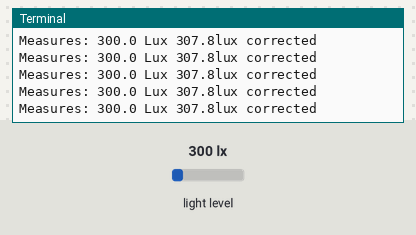
Bench run of a program on a simulated Raspberry Pi (BCM pin numbers). Shown: the last lines printed to the terminal. The inputs (shaded band) are chosen by the test bench; at power-on: light level 300 lx.

Above: at 1.2 s.
1.3 s: light level set to 40 lx
At 1.34 s:
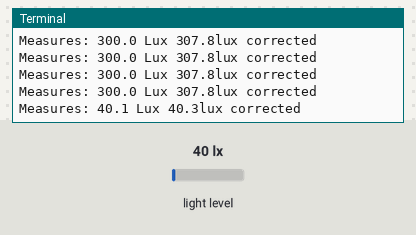
2.8 s: light level set to 500 lx
At 2.81 s:
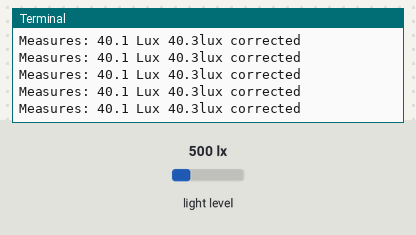
Timing chart, 0 to 5.8 s (numbered marks = the images above; inputs shaded):
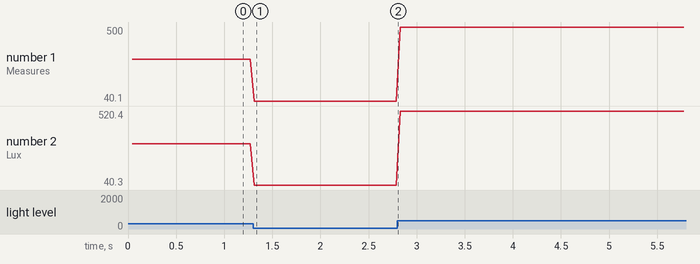

Measured:
- after the input at 1.3 s, the terminal: prints a new line at once (image 1)
- plotted number 1: 300 → 40.1 after the input at 1.3 s, 40.1 → 500 after the input at 2.8 s
- plotted number 2: 307.8 → 40.3 after the input at 1.3 s, 40.3 → 520.4 after the input at 2.8 s

The program:

VEML_7700_test.py
```python
# this program reads sensor VEML6030 and correct non linearity values above 1000 lux
# original code based on veml7700 example of Joe Robidoux.

import smbus
import time

bus = smbus.SMBus(1)

addr = 0x10

#Write registers
als_conf_0 = 0x00
als_WH = 0x01
als_WL = 0x02
pow_sav = 0x03

#Read registers
als = 0x04
white = 0x05
interrupt = 0x06


# These settings will provide the range for the sensor: (0 - 15099 lx)
#
# LSB MSB
confValues = [0x00, 0x18] # 1/4 gain, 100ms IT (Integration Time)


#Reference data sheet Table 1 for configuration settings
#MSB = 00011000 = 18 in hexadecimal ( als gain = 1/4, bits 12:11 = 11 )
#LSB = 00000000 = 00 ( integration time = 100ms, bits 9:6 = 0000 )

interrupt_high = [0x00, 0x00] # Clear values
#Reference data sheet Table 2 for High Threshold

interrupt_low = [0x00, 0x00] # Clear values
#Reference data sheet Table 3 for Low Threshold

power_save_mode = [0x00, 0x00] # Clear values
#Reference data sheet Table 4 for Power Saving Modes

bus.write_i2c_block_data(addr, als_conf_0, confValues)
bus.write_i2c_block_data(addr, als_WH, interrupt_high)
bus.write_i2c_block_data(addr, als_WL, interrupt_low)
bus.write_i2c_block_data(addr, pow_sav, power_save_mode)


while True:
	#The frequency to read the sensor should be set greater than
	# the integration time (and the power saving delay if set).
	# Reading at a faster frequency will not cause an error, but
	# will result in reading the previous data
	time.sleep(.04) # 40ms

	word = bus.read_word_data(addr,als)
	# wordIR = bus.read_word_data(addr,white)

	gain = 0.2304 # gain=1/4 and int time=100ms, max lux=15099 lux


	#Reference www.vishay.com/docs/84367/designingveml6030.pdf
	# 'Calculating the LUX Level'

	val = word * gain
	#valIR = wordIR * gain
	#val = round(val,1)
	#valIR = round(valIR,1)

	#Reference www.vishay.com/docs/84367/designingveml6030.pdf
	# 'Calculating the LUX Level'

	valcorr = (6.0135E-13*val**4)-(9.392E-9*val**3)+(8.1488E-5*val**2)+(1.0023E0*val)
	valcorr = round(valcorr,1) #Round corrected value for presentation
	val = round(val,1) #Round value for presentation


	print ("Measures: " + str(val) + " Lux" , str(valcorr) + "lux corrected")
```
